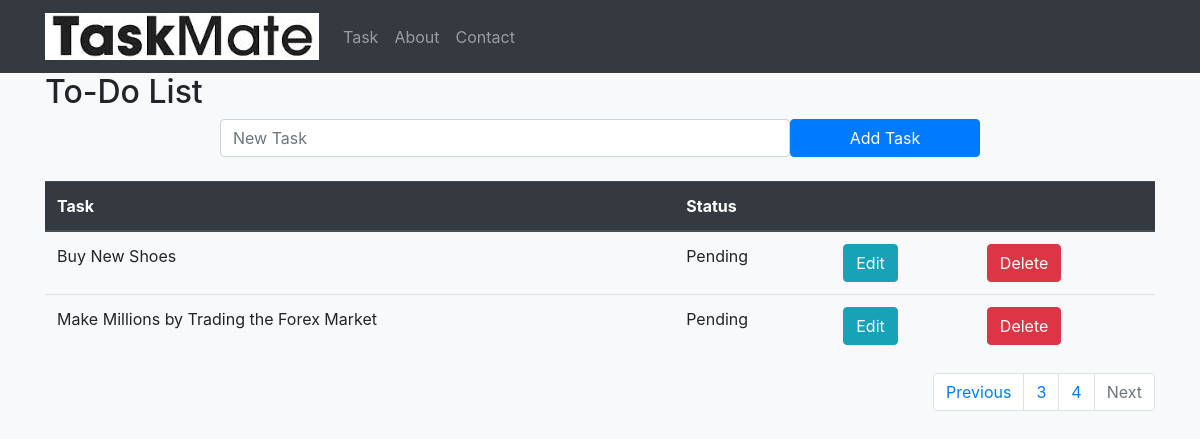
Page /task/?pg=4 on the committed database.
### todolist_app/models.py (models this page shows, shortened)
class TaskList(models.Model):
    task = models.CharField(max_length=300)
    done = models.BooleanField(default=False)

### todolist_app/views.py (the view)
# urls.py: path('', views.todolist, name="todolist"),
def todolist(request):
    if request.method == "POST":
        form = TaskForm(request.POST or None)
        if form.is_valid():
            form.save()
            messages.success(request, "New Task Added!")
        return redirect('todolist')
    else:
        all_task = TaskList.objects.all()
        paginator = Paginator(all_task, 5)
        page = request.GET.get('pg')
        all_task = paginator.get_page(page)
        return render(request, 'todolist.html', {'all_task': all_task, 'welcome_text': 'To-Do List'})

### todolist_app/templates/todolist.html (shortened to what this page needs)
{% extends 'base.html' %}  {% block content %}
<h2>{{welcome_text}}</h2>
<form method="POST" class="row">
  <label class="col-lg-2"></label>
  <input
    type="text"
    class="form-control col-lg-6"
    placeholder="New Task"
    name="task"
  />
  <button type="submit" class="btn btn-primary col-lg-2">Add Task</button>
  <label class="col-lg-2"></label>
</form>
<br />
<table class="table">
  <thead class="thead-dark">
    <tr>
      <th scope="col">Task</th>
      <th scope="col">Status</th>
      <th scope="col"></th>
      <th scope="col"></th>
    </tr>
  </thead>
  <tbody>
    {%if all_task%} {% for obj in all_task %} {%if obj.done%}
    <tr class="table-success">
      <td>{{obj.task}}</td>
      <td>Completed</td>
      <td><a href="{% url 'edit_task' obj.id %}"><button type="button" class="btn btn-info">Edit</button></a></td>
      <td><a href="{% url 'delete_task' obj.id %}"><button type="button" class="btn btn-danger">Delete</button></a></td>
    </tr>
    {%else %}
    <tr>
      <td>{{obj.task}}</td>
      <td>Pending</td>
      <td><a href="{% url 'edit_task' obj.id %}"><button type="button" class="btn btn-info">Edit</button></a></td>
      <td><a href="{% url 'delete_task' obj.id %}"><button type="button" class="btn btn-danger">Delete</button></a></td>
    </tr>
    {%endif%} {% endfor %} {%endif%}
  </tbody>
</table>
<nav aria-label="Page navigation example">
  <ul class="pagination justify-content-end">
    {% if all_task.has_previous%}
    <li class="page-item">
      <a class="page-link" href="?pg={{ all_task.previous_page_number }}"
        >Previous</a
      >
    </li>
    <li class="page-item">
      <a class="page-link" href="?pg={{ all_task.previous_page_number }}"
        >{{ all_task.previous_page_number }}</a
      >
    </li>
    {% else %}
    <li class="page-item disabled">
      <a class="page-link" href="?pg=1">Previous</a>
    </li>
    {% endif %}
    <li class="page-item">
      <a class="page-link" href="?pg={{all_task.number}}"
        >{{all_task.number}}</a
      >
    </li>
    {% if all_task.has_next %}
    <li class="page-item">
      <a class="page-link" href="?pg={{all_task.next_page_number}}"
        >{{all_task.next_page_number}}</a
      >
    </li>
    <li class="page-item">
      <a class="page-link" href="?pg={{all_task.next_page_number}}">Next</a>
    </li>
    {% else %}
    <li class="page-item disabled">
      <a class="page-link" href="?pg=1">Next</a>
    </li>
    {% endif %}
  </ul>
</nav>
{% endblock content %}

### rows in the picture
TaskList: task "Buy New Shoes"
TaskList: task "Make Millions by Trading the Forex Market"

### other values in the picture
{{ welcome_text }} "To-Do List"
{{ all_task.previous_page_number }} "3"
{{ all_task.number }} "4"
